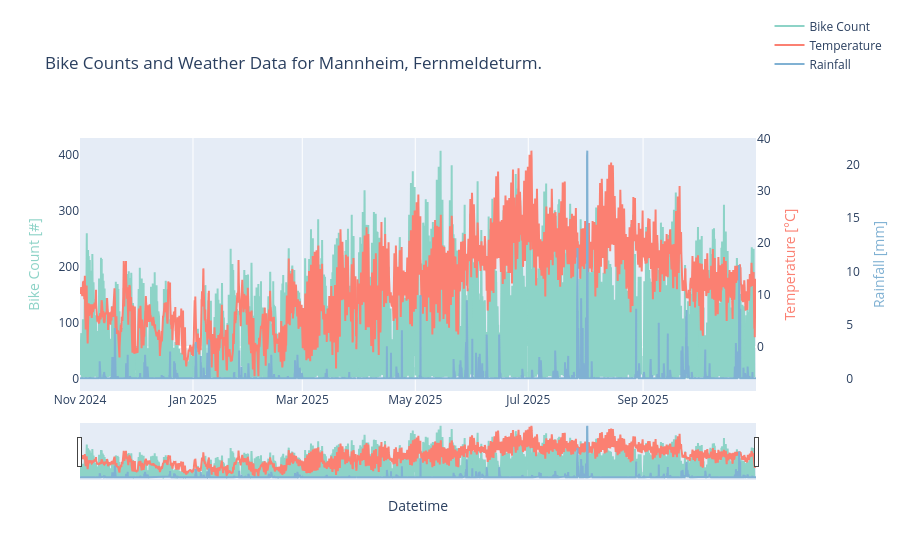

Source (notebook cell):
### Code cell
plot_data_overlay("Mannheim", "Fernmeldeturm.")

### Figure 1 — Plotly figure (JSON) as saved in the notebook; plotly's stock layout.template omitted (floating-point values rounded to 4 significant figures; data arrays with more than 128 entries replaced by an {"elided": "..."} marker saying what was removed)
{"data": [{"line": {"color": "rgb(141,211,199)"}, "name": "Bike Count", "type": "scatter", "x": {"elided": "8761 str values"}, "y": {"elided": "8761 float values"}, "yaxis": "y"}, {"line": {"color": "rgb(251,128,114)"}, "name": "Temperature", "type": "scatter", "x": {"elided": "8761 str values"}, "y": {"elided": "8761 float values"}, "yaxis": "y2"}, {"line": {"color": "rgb(128,177,211)"}, "name": "Rainfall", "type": "scatter", "x": {"elided": "8761 str values"}, "y": {"elided": "8761 float values"}, "yaxis": "y3"}], "layout": {"hovermode": "x unified", "legend": {"y": 1.5}, "title": {"text": "Bike Counts and Weather Data for Mannheim, Fernmeldeturm."}, "xaxis": {"rangeslider": {"visible": true}, "title": {"text": "Datetime"}}, "yaxis": {"showgrid": false, "side": "left", "title": {"font": {"color": "rgb(141,211,199)"}, "text": "Bike Count [#]"}}, "yaxis2": {"anchor": "x", "overlaying": "y", "showgrid": false, "side": "right", "title": {"font": {"color": "rgb(251,128,114)"}, "text": "Temperature [°C]"}}, "yaxis3": {"anchor": "free", "autoshift": true, "overlaying": "y", "shift": 50, "showgrid": false, "side": "right", "title": {"font": {"color": "rgb(128,177,211)"}, "text": "Rainfall [mm]"}}}}
